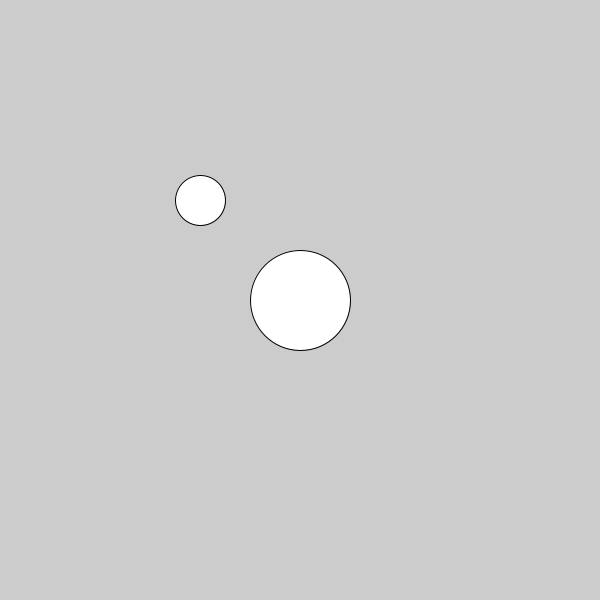
Frame 1 (no input)
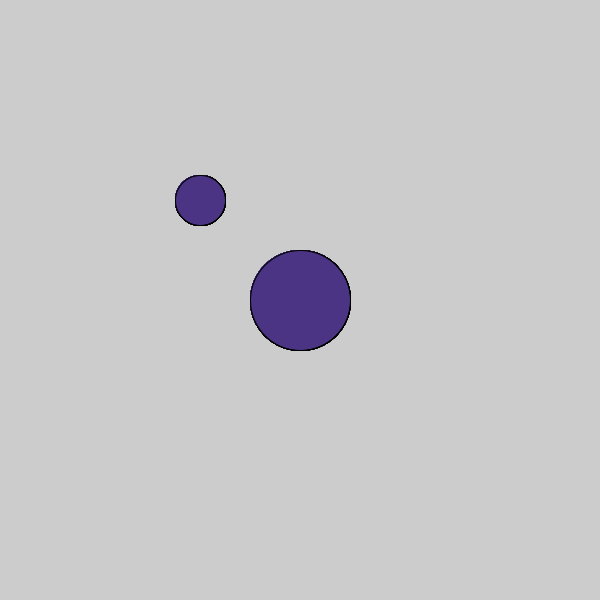
Frame 60 (the mouse pressed at the canvas centre just before this capture)
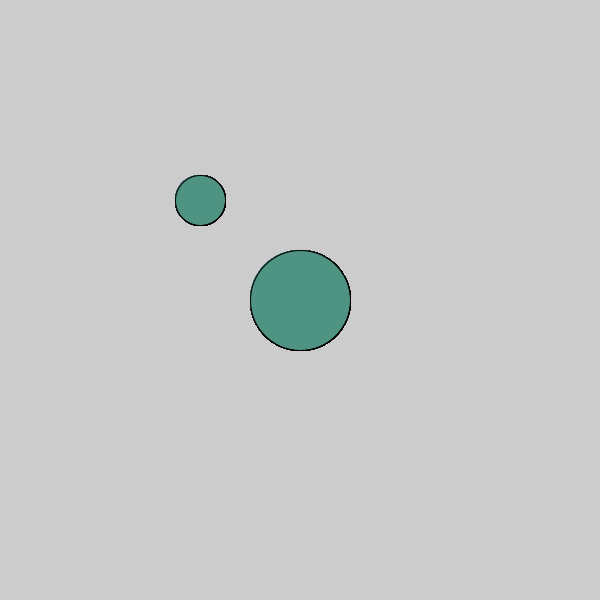
Frame 120 (the mouse held since frame 60 and released just before this capture)

The Processing sketch that drew these frames (run headless with seeded random() and noise(); from frame 60 on, the mouse is pressed at the canvas centre):

// Processing sketch: c_LogicalDot
// ── c_LogicalDot.pde

void setup() {
  
// 1. Set the size of the sketch. Make it 600 pixels square. 
  size (600,600);

}

void draw() {
  
// 2. Draw an ellipse
// Run the program to make sure it works before moving on.
ellipse(200,200,50,50);
ellipse (300,300,100,100);

// 3. Change the color of the ellipse when the mouse is pressed.
//    Use the following code, but put your colors where indicated
//    Remember to use the   fill()  command to set colors.

if (mousePressed) {
 
   //  put one color here 
  fill(#4F9483);
} else {
  
   // put a different color here
  fill(#4A3483);
}  
  
  
  
}
